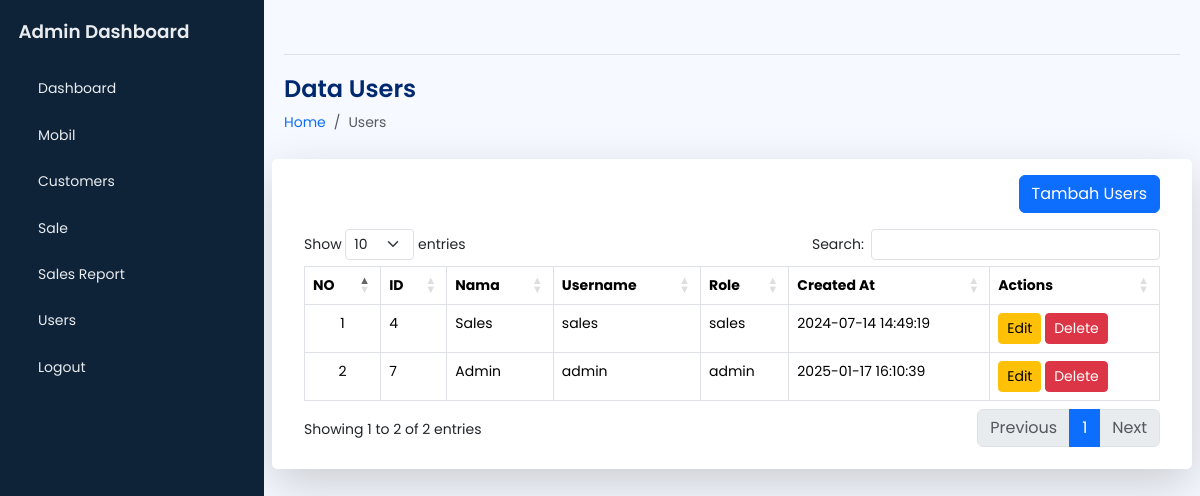
Screenshot of /admin/manage_users.php (signed in) with the database file from the repository.
### tables this page shows
CREATE TABLE `users` (
  `user_id` int(11) NOT NULL,
  `nama` char(50) NOT NULL,
  `username` varchar(50) NOT NULL,
  `password` varchar(255) NOT NULL,
  `role` enum('admin','sales') NOT NULL,
  `created_at` timestamp NOT NULL DEFAULT current_timestamp()
);

### admin/manage_users.php (the view, shortened to what this page needs)
<?php
require_once '../config.php';
$sql = "SELECT user_id, nama, username, role, created_at FROM users";
$result = $conn->query($sql);
?>
<!DOCTYPE html>
<html lang="en">
<head>
    <?php include 'template/header.php'; ?>
</head>
<body>
    <div class="wrapper">
        <?php include 'template/sidebar.php'; ?>
        <main id="main" class="main">
            <?php include 'template/nav.php'; ?>
            <div class="pagetitle">
                <h1 class="mb-2">Data Users</h1>
                <nav>
                    <ol class="breadcrumb">
                        <li class="breadcrumb-item"><a href="">Home</a></li>
                        <li class="breadcrumb-item active">Users</li>
                    </ol>
                </nav>
            </div>
            <section class="section dashboard">
                <div class="row">
                    <div class="col-lg-12">
                        <div class="row">
                            <div class="card shadow-lg">
                                <div class="card-body">
                                    <div class="d-flex justify-content-end">
                                        <button type="button" class="btn btn-primary mb-3 mt-3" data-bs-toggle="modal" data-bs-target="#UserModal">Tambah Users</button>
                                    </div>
                                    <div class="overflow-x-auto">
                                        <table class="table table-bordered display overflow-scroll" id="userTable">
                                            <thead>
                                                <tr>
                                                    <th>NO</th>
                                                    <th>ID</th>
                                                    <th>Nama</th>
                                                    <th>Username</th>
                                                    <th>Role</th>
                                                    <th>Created At</th>
                                                    <th>Actions</th>
                                                </tr>
                                            </thead>
                                            <tbody>
                                                <?php $no = 1;  ?>
                                                <?php while ($row = $result->fetch_assoc()) : ?>
                                                    <tr>
                                                        <td class="text-center"><?php echo $no++; ?></td>
                                                        <td><?php echo $row['user_id']; ?></td>
                                                        <td><?php echo $row['nama']; ?></td>
                                                        <td><?php echo $row['username']; ?></td>
                                                        <td><?php echo $row['role']; ?></td>
                                                        <td><?php echo $row['created_at']; ?></td>
                                                        <td>
                                                            <button type="button" class="btn btn-warning btn-sm edit-btn" data-id="<?php echo $row['user_id']; ?>" data-nama="<?php echo $row['nama']; ?>" data-username="<?php echo $row['username']; ?>" data-role="<?php echo $row['role']; ?>" data-bs-toggle="modal" data-bs-target="#UserModal">Edit</button>
                                                            <button type="button" class="btn btn-danger btn-sm delete-btn" data-id="<?php echo $row['user_id']; ?>">Delete</button>
                                                        </td>
                                                    </tr>
                                                <?php endwhile; ?>
                                            </tbody>
                                        </table>
                                    </div>
                                </div>
                            </div>
                        </div>
                    </div>
                </div>
            </section>
        </main>
    </div>
</body>
</html>

### admin/assets/css/style.css (style rules this page uses)
body { font-family: "Poppins", sans-serif; font-size: 0.875rem; opacity: 1; overflow-y: scroll; background: #f6f9ff; color: #444444; }
a { cursor: pointer; text-decoration: none; font-family: "Poppins", sans-serif; }
li { list-style: none; }
.wrapper { align-items: stretch; display: flex; width: 100%; }
.main { display: flex; flex-direction: column; min-height: 100vh; min-width: 0; overflow: hidden; transition: all 0.35s ease-in-out; width: 100%; padding: 0 20px 30px; }
.pagetitle { margin-bottom: 10px; margin-top: 20px; }
.pagetitle h1 { font-size: 24px; margin-bottom: 0; font-weight: 600; color: #012970; }
.card { margin-bottom: 30px; border: none; background-color: white; border-radius: 5px; box-shadow: 0px 0 30px rgba(1, 41, 112, 0.1); }
.card-body { padding: 0 20px 20px 20px; }

### rows the page displays
users: user_id "4", nama "Sales", username "sales", role "sales", created_at "2024-07-14 14:49:19"
users: user_id "7", nama "Admin", username "admin", role "admin", created_at "2025-01-17 16:10:39"
